Frame 1 (no input): blank canvas, image omitted
Frame 60 (the mouse pressed at the canvas centre just before this capture): blank canvas, image omitted
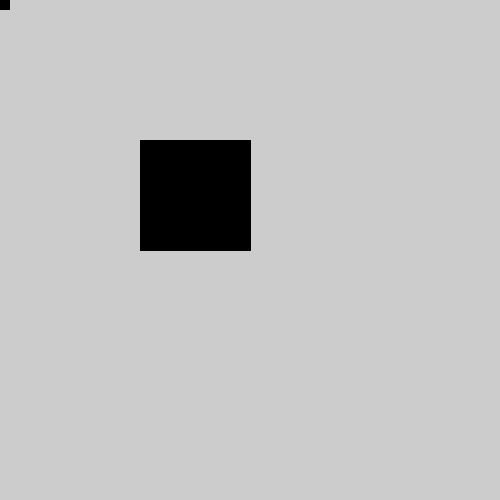
Frame 120 (the mouse held since frame 60 and released just before this capture)

The Processing sketch whose frames 1 and 60 were blank and that drew this single picture after the mouse press (run headless with seeded random() and noise(); from frame 60 on, the mouse is pressed at the canvas centre):

// Processing sketch: Menu_Example_Keyboard
// ── Menu_Example_Keyboard.pde
/* 

*/ 
int drawingSize = 10;

void setup() {
  size(500,500);
}

void draw() { 
  if (key == 'a') {
    fill(255);
  } else if (key == 'b') {
    fill(255,0,0);
  } else if (key == 'c') {
   fill(0,255,0); 
  } else {
    fill(0);
  }
  if (mouseX > width/2) {
   drawingSize++; 
  } else {
   drawingSize--; 
  }
    rect(mouseX,mouseY,drawingSize,drawingSize);
  
  
}
